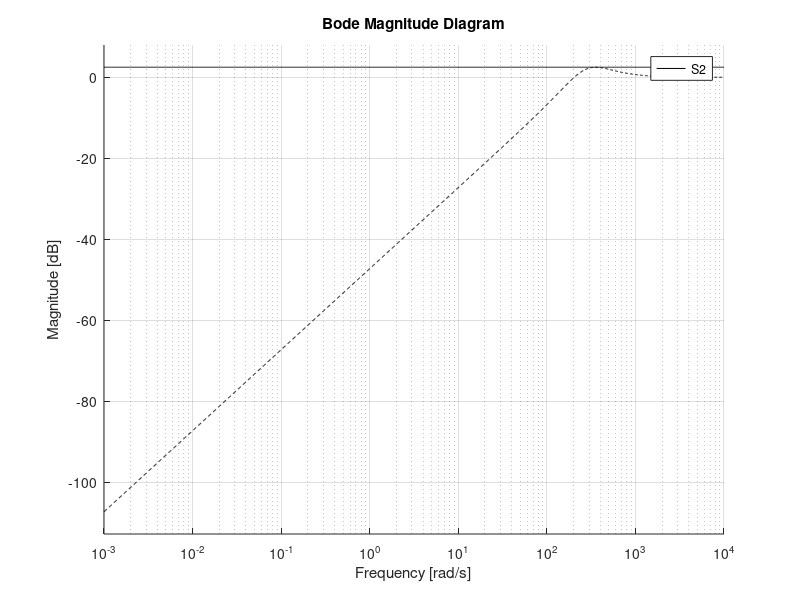

Write the MATLAB code that produced this figure. (Note: this script raises an error after producing the figure.)
clc
clear variables
close all
format compact

for i = 1:20
    figure(i)
end
%% Data 
K_min = 24;
K_max = 56;
K_n = (K_max + K_min)/2
WK = (K_max-K_min)/2

b_min = 68;
b_max = 100;
b_n = (b_max + b_min)/2
Wb = (b_max-b_min)/2
c = 0.707;
s = tf('s')
Gpn = K_n/(s*(1+2*c*s/b_n +(s/b_n)^2))
kp = dcgain(s*Gpn)
Gs = 2
Ga = 0.01;
Da0 = 8.5e-3
Dp0 = 3.5e-3
as = 1e-2

%% steady state requirements
Kd = 1.5;
Gf = 1/(Kd*Gs)

S_star_0 = 1.75e-2/(Da0*kp)

M_HF = 2e-4*Gs/as
M_HF_dB = mag2db(M_HF)

%% transient requirements

s_hat = 0.08;
zeta = -log(s_hat)/sqrt(pi^2 + log(s_hat)^2)

Tpo = 1/(2*zeta*sqrt(1-zeta^2))
Tpo_dB = mag2db(Tpo)

Spo = (2*zeta*sqrt(2+4*zeta^2 + 2*sqrt(1+8*zeta^2)))/(sqrt(1+8*zeta^2) + 4*zeta^2 -1)


tr = 0.01;
wn_tr = (pi - acos(zeta))/(tr*sqrt(1-zeta^2))

ts = 0.017;
wn_ts = -log(0.05)/(ts*zeta)

wn = max(wn_tr,wn_ts)

%% WS_inv 
% close 1

S2 = s*(s+2*zeta*wn)/(s^2 + 2*zeta*wn*s + wn^2)


omega = logspace(-3,4,2000);

figure(1)
hold on,grid on
bodemag(omega,tf(Spo),'k')
bodemag(omega,S2,'--k')

%WS for performance
p1 = 0.085;
z1 = 150;
p2 = sqrt(Spo*z1/(p1*S_star_0))
WS_inv = S_star_0*s^2*(1+s/z1)/((1+s/p1)*(1+ (2*0.8*s/p2)+(s/p2)^2))

bodemag(omega,WS_inv,'b')

% Ws for desing
p1 = 0.085;
z1 = 310;
p2 = sqrt(Spo*z1/(p1*S_star_0*0.75))
WS_inv1 = S_star_0*0.75*s^2*(1+s/z1)/((1+s/p1)*(1+ (2*0.707*s/p2)+(s/p2)^2))

bodemag(omega,WS_inv1,'g')

%% WT
close 2
T2 = wn^2 /(s^2 + 2*zeta*wn*s + wn^2)
p3 = 2000*10^((Tpo_dB-M_HF_dB)/-40)
WT_inv = Tpo/(1+ 2*0.71*s/p3 + (s/p3)^2)

figure(2)
hold on,grid on
bodemag({2000,10000},tf(M_HF),'k')
bodemag(omega,tf(Tpo),'k')
bodemag(omega,T2,'--k')
bodemag(WT_inv)

%% Wu
close 3
Gpn_mag = squeeze(freqresp(Gpn,omega));

mag_max = zeros(length(omega),1);

figure(3)
hold on,grid on
for K = linspace(K_min,K_max,30)
    for b =linspace(b_min,b_max,30)
        
        Gp = K/(s*(1+ 2*c*s/b + (s/b)^2));
        Gp_mag = squeeze(freqresp(Gp,omega));
        
        delta = abs(Gp_mag./Gpn_mag -1);

        mag_max = max(delta,mag_max);

        plot(omega,delta)
    
    
    end
end

plot(omega,mag_max,'r','LineWidth',1.5)
set(gca,'XScale','log')
set(gca,'YScale','log')

%%
close 4
magg = vpck(mag_max,omega);
figure(4)
wu = fitmag(magg);
[A,B,C,D] = unpck(wu);

Wu = zpk(tf(ss(A,B,C,D)))

%% Wu and Wt
close 5

figure(5)
hold on,grid on
bodemag(omega,Wu,'--b')
bodemag(omega,1/WT_inv,'b')


%% W1 and W2

W2 = (1+s/p3)^2/Tpo;
W2mod = tf(1/Tpo);

figure(2)
bodemag(omega,1/W2,'c')

W1 = 1/WS_inv1;
lambda = 1;
W1mod = zpk(minreal(W1*s^2/(s+lambda)^2,1e-3))

figure(1)
bodemag(omega,1/W1mod,'c')

%% h inf
[A,B,C,D] = linmod('generalized_plant')
M = ltisys(A,B,C,D)
M = sderiv(M,2,[1/(p3) 1])
M = sderiv(M,2,[1/(p3) 1])

[gopt,Gcmod1] = hinflmi(M,[1 1], 0, 0.01,[0 0 0])
[A,B,C,D] = ltiss(Gcmod1);
Gcmod = zpk(tf(ss(A,B,C,D)))

%% clearning
Gc = minreal(Gcmod*(s^2 + 1.904*s + 0.9727)*(1+s/5.945e06)/(s*(s+0.000308)),1e-3)
%% Ln
L = minreal(Gcmod*Ga*Gpn*Gs*Gf,1e-3)
Ln = minreal(Gcmod*Ga*Gpn*Gs*Gf,1e-3)

close 6
omega_L = logspace(-5,5,10000);

figure(6)
myngridst(Tpo,Spo)

hold on,grid on
nichols(L,omega_L,'b')

nichols(Ln,omega_L,'r')

Sn = minreal(1/(1+Ln),1e-3)
figure(1)
bodemag(omega,Sn,'r')

Tn = minreal(Ln/(1+Ln),1e-3)
figure(2)
bodemag(omega,Tn,'r')
%%  time simulation
close 7
t = linspace(0,0.2,2000);
yr = step(Tn*Kd,t);

figure(7)
plot(t,yr,'b','LineWidth',1.5)
yline(Kd*1.05)
yline(Kd*0.95)
xline(tr,'--')
xline(ts,'-')

yline(Kd)
%% da
close 8
da = Da0*ones(length(t),1);

yda = lsim(Gp*Sn,da,t);
figure(8)
hold on,grid on
plot(t,yda,'b','LineWidth',1.5)
yline(1.75e-2)
yline(-1.75e-2)

%% dp
t = linspace(0,1000,10000)
close 9
dp = Dp0*t;
ydp = lsim(Sn,dp,t);


figure(9)
hold on,grid on
plot(t,ydp,'b','LineWidth', 1.5)
yline(0)

%% u
close 10
t = linspace(0,0.5,5000);

u = step(Gc*Ga*Sn,t)

figure(10)
hold on,grid on
plot(t,u,'b','LineWidth',1.5)

%%
close 11
ds = as*sin(2000*t);

yds = lsim(Tn/Gs,ds,t);

figure(11)
hold on,grid on
plot(t,yds,'b','LineWidth',1.5)
yline(2e-4)
yline(-2e-4)

%% PR unstruct
close 13

figure(13)
bodemag(omega,Wu*Tn,'--b')
hold on,grid on
bodemag(omega,Sn/WS_inv,'--g')
bodemag(omega,Wu*Tn + Sn/WS_inv,'b')


%% Mu
close 14
WT_mu_RP4 = tf(1/M_HF);
[A,B,C,D] = linmod('N_scheme_RP4')
N = pck(A,B,C,D);

omega_RP4 = logspace(log10(2000),5,1000);

Nf = frsp(N,omega_RP4);

deltaset = [-1,1;-3,0;1,1];

mubounds = mu(Nf,deltaset)

figure(14)
vplot('liv,m',mubounds)

%% robust performance unstructured
close 15
WT_mu_RP4 = tf(1/M_HF);
[A,B,C,D] = linmod('N_scheme_RP4_U')
N = pck(A,B,C,D);

omega_RP4 = logspace(log10(2000),5,1000);

Nf = frsp(N,omega_RP4);

deltaset = [1,1;1,1];

mubounds = mu(Nf,deltaset)

figure(15)
vplot('liv,m',mubounds)

%%
K_min = 20;
K_max = 60;
K_n = (K_max + K_min)/2
WK = (K_max-K_min)/2

b_min = 48;
b_max = 120;
b_n = (b_max + b_min)/2
Wb = (b_max-b_min)/2
c = 0.707;
s = tf('s')
Gpn = K_n/(s*(1+2*c*s/b_n +(s/b_n)^2))
kp = dcgain(s*Gpn)


%%
close 16

[A,B,C,D] = linmod('N_scheme_RS')
N = pck(A,B,C,D);


Nf = frsp(N,omega);

deltaset = [-1,1;-3,0];

mubounds = mu(Nf,deltaset)

figure(16)
vplot('liv,m',mubounds)

%%
close 17

[A,B,C,D] = linmod('N_scheme_RS_U')
N = pck(A,B,C,D);

%%

Nf = frsp(N,omega);

deltaset = [1,1];

mubounds = mu(Nf,deltaset)

figure(17)
vplot('liv,m',mubounds)








